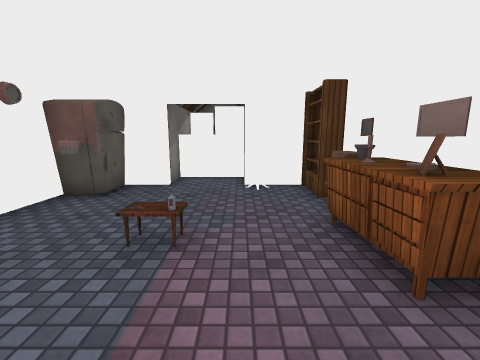
view 1 (above)

15 first-person views from a walk through a 3-D level made in the Unity game engine. The camera is 1.4 m above the floor, tilts 10° down and sees 90° across. Doors are open. The floor is counted in squares, 1 m on a side. Each view is taken from the middle of a square. On the plan, view 1 faces up. The plan holds only what a view shows up to about 13 squares ahead; the rest is blank. The place goes on beyond the plan. The terrain is drawn as flat ground. The player is left out. Some surface patterns are stand-ins.

view 2
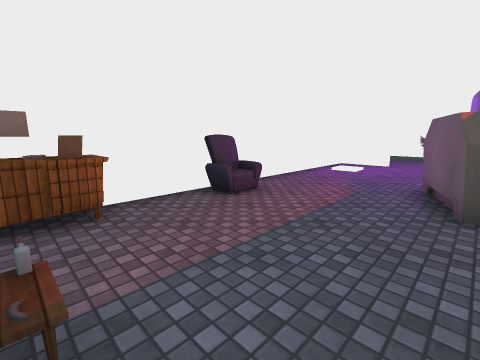

view 3
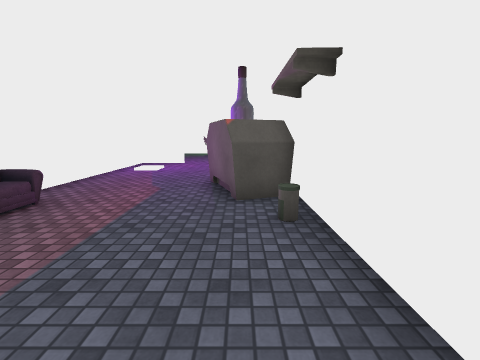

view 4
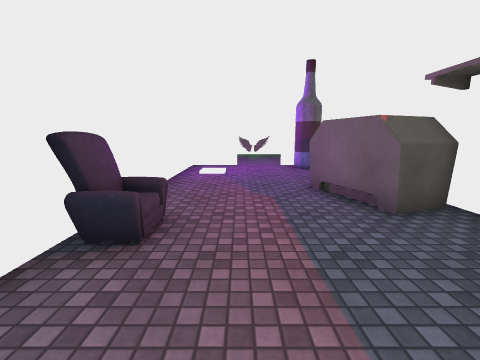

view 5
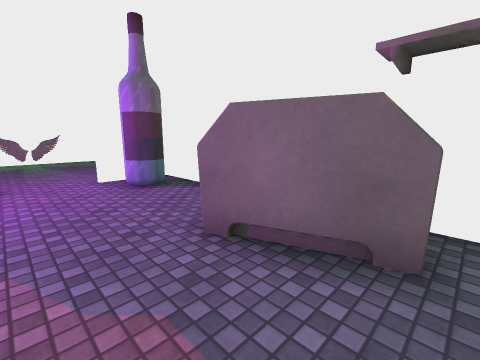

view 6
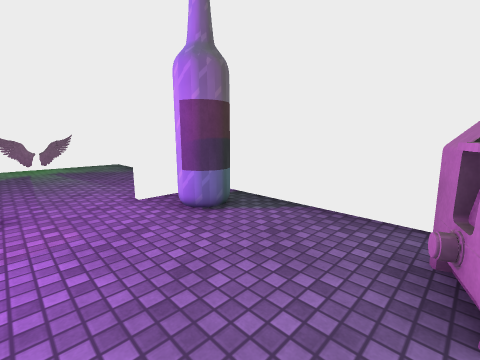

view 7
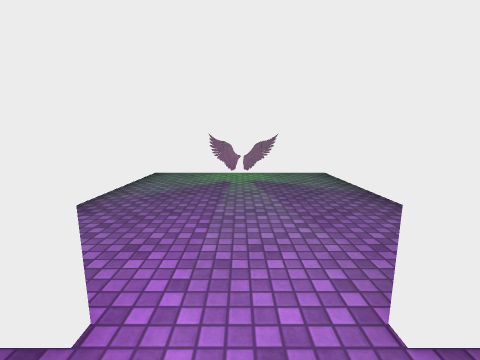

view 8
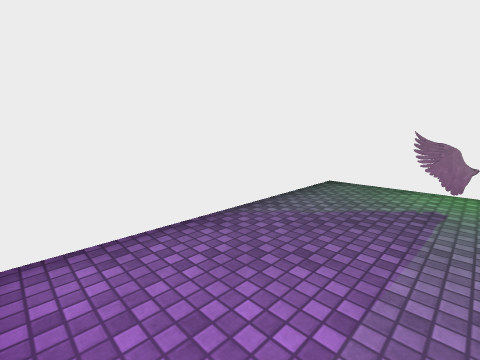

view 9
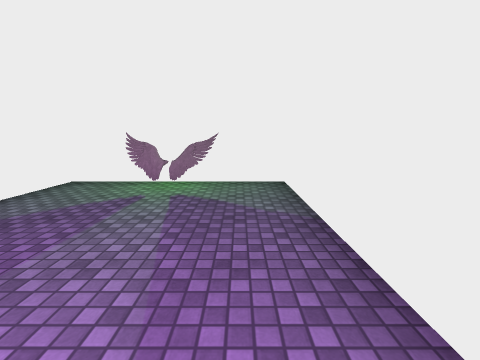

view 10
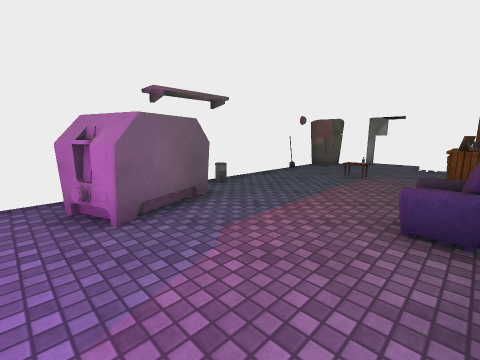

view 11
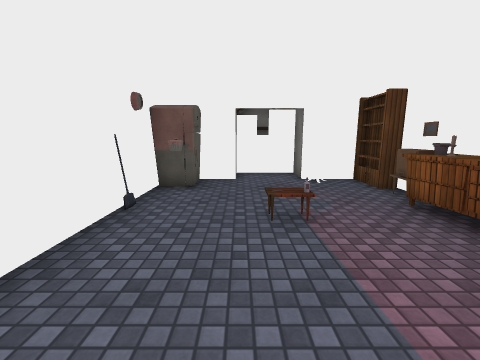

view 12
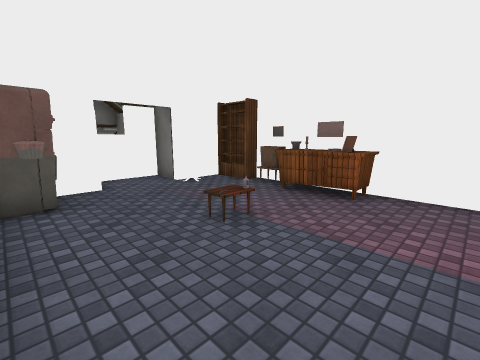

view 13
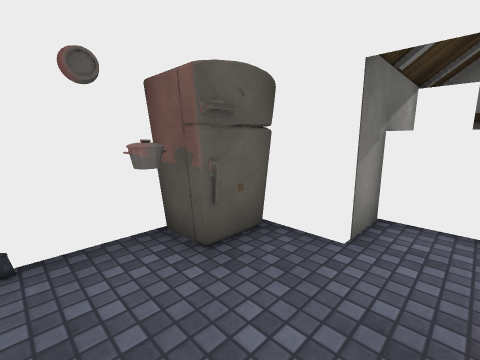

view 14
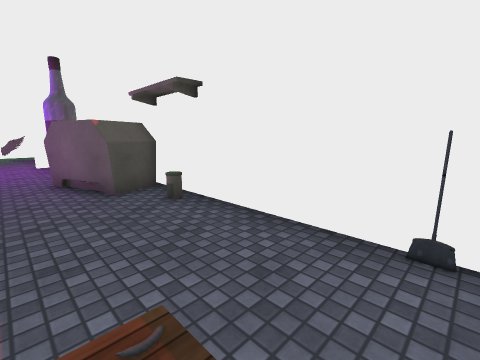

view 15
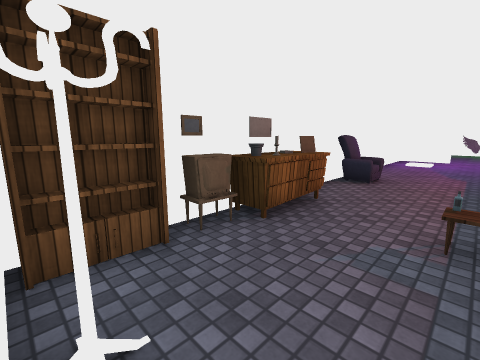

### Floor plan
Points are (right, up) in squares from view 1. A wall is a line through its corners. A room is listed if a view was taken in it or the views show most of it. See-through windows are left out.
Room 1 (views 1, 2, 3, 4, 5, 6, 7, 10, 11, 12, 13, 14, 15)
walls: (-4.2, 4) (-4.2, 3.5); (-4.4, 5.9) (-4.4, -10.4) (-2.1, -10.4); (0.1, 7.4) (0.1, 8.5) (-2.2, 8.5); (0.1, -10.4) (2.4, -10.4) (2.4, 7.1) (0.4, 7.1); (-1.1, 10.7) (-2.1, 10.7) (-2.1, 7.1) (-3.6, 7.1)
ways out: open door at (-1, -10) to room 2
objects: toaster (-4, -5) to (-2, -2); other object (-4, -1); other object (-4, 5); fridge (-4, 6) to (-3, 6); bottle (-3, -9); other object (-1, 3); other object (0, 7); other object (1, -2) to (2, -1); desk (2, 2); other object (2, 3); flowerpot (2, 4); picture (2, 5); bookshelf (2, 6)
Room 2 (views 8, 9)
walls: (-4.4, -12.3) (-4.4, -18.6) (2.4, -18.6) (2.4, -10.9)
ways out: open door at (-1, -10) to room 1
objects: other object (-2, -18) to (0, -17)

Where each view was taken, in squares from view 1:
view 1: 0 up, 0 right, facing up
view 2: 3 up, 3 left, facing down-right
view 3: 3 up, 3 left, facing down
view 4: 2 up, 0 right, facing down
view 5: 2 down, 0 right, facing down-left
view 6: 5 down, 0 right, facing down-left
view 7: 9 down, 1 left, facing down
view 8: 11 down, 1 left, facing down-right
view 9: 11 down, 3 left, facing down
view 10: 6 down, 2 right, facing up-left
view 11: 1 down, 2 left, facing up
view 12: 0 up, 4 left, facing up-right
view 13: 4 up, 1 left, facing up-left
view 14: 4 up, 1 left, facing down-left
view 15: 7 up, 1 left, facing down-right
